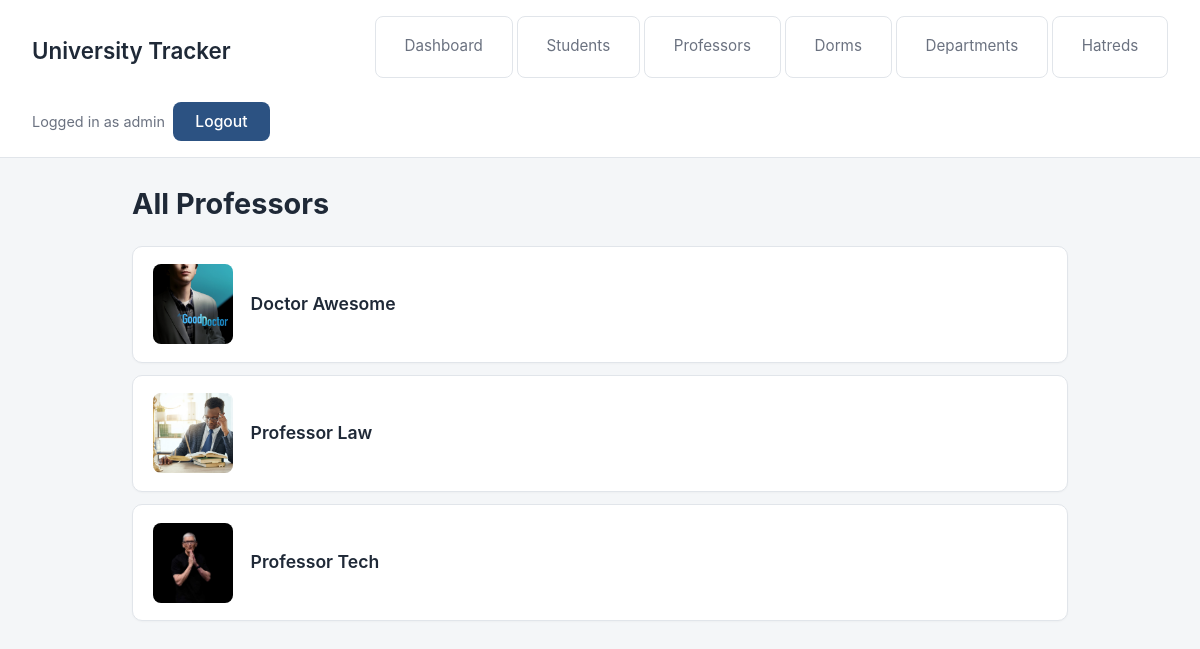
The page /project/professors/ (signed in) on the database its author committed.
### project/models.py (models this page shows, shortened)
class Professor(models.Model):
    title = models.TextField()
    surname = models.TextField()
    image_file = models.ImageField(upload_to='project/')

### project/views.py (the view)
# urls.py: path('professors/', ShowAllProfessorsView.as_view(), name='show_all_professors'),
class ShowAllProfessorsView(ProjectLoginRequiredMixin, AdminContextMixin, ListView):
    model = Professor
    template_name = 'project/show_all_professors.html'
    context_object_name = 'professors'

### project/views.py (called while the page is built)
    def get_context_data(self, **kwargs):
        context = super().get_context_data(**kwargs)
        user = self.request.user
        context['is_admin'] = (
            user.is_authenticated and Admin.objects.filter(user=user).exists()
        )
        return context

### project/templates/project/show_all_professors.html (shortened to what this page needs)
{% extends 'project/base.html' %}
{% block content %}
<div class="list-header">
    <h1>All Professors</h1>
</div>
<ul class="entity-list">
    {% for professor in professors %}
    <li>
        {% if professor.image_file %}
            <img class="thumb" src="{{ professor.image_file.url }}" alt="{{ professor.surname }}">
        {% else %}
            <div class="thumb-placeholder">{{ professor.surname|slice:":1" }}</div>
        {% endif %}
        <div class="body">
            <span class="title">{{ professor.title }} {{ professor.surname }}</span>
        </div>
    </li>
    {% empty %}
    <li class="empty">No professors on staff.</li>
    {% endfor %}
</ul>
{% endblock %}

### project/templates/project/base.html (shortened to what this page needs)
{% load static %}
<html>
    <head>
        <link rel="stylesheet" href="{% static 'styles-project.css' %}">
    </head>
    <body>
        <header>
            <h1><a href="{% url 'dashboard' %}">University Tracker</a></h1>
            <nav>
                <ul>
                    <li><a href="{% url 'dashboard' %}">Dashboard</a></li>
                    {% if user.is_authenticated %}
                        <li><a href="{% url 'show_all_students' %}">Students</a></li>
                        <li><a href="{% url 'show_all_professors' %}">Professors</a></li>
                        <li><a href="{% url 'show_all_dorms' %}">Dorms</a></li>
                        <li><a href="{% url 'show_all_departments' %}">Departments</a></li>
                        <li><a href="{% url 'show_all_hatreds' %}">Hatreds</a></li>
                    {% endif %}
                </ul>
            </nav>
            <div class="auth">
                {% if user.is_authenticated %}
                    <span>Logged in as {{ user.username }}</span>
                    <form method="post" action="{% url 'logout' %}" class="auth-form">
                        <button type="submit">Logout</button>
                    </form>
                {% else %}
                    <a href="{% url 'login' %}"><button type="button">Admin Login</button></a>
                {% endif %}
            </div>
        </header>
        <main>
            {% block content %}
            {% endblock %}
        </main>
    </body>
</html>

### static/styles-project.css (style rules this page uses)
:root { --bg: #f4f6f8; --surface: #ffffff; --border: #e1e5ea; --text: #1f2937; --muted: #6b7280; --accent: #2c5282; --accent-hover: #1f3a64; --danger: #b91c1c; --danger-bg: #fef2f2; }
* { box-sizing: border-box; }
body { margin: 0; background: var(--bg); color: var(--text); font-family: -apple-system, BlinkMacSystemFont, 'Segoe UI', Roboto, 'Helvetica Neue', sans-serif; line-height: 1.5; }
header { background: var(--surface); border-bottom: 1px solid var(--border); padding: 1rem 2rem; display: flex; flex-wrap: wrap; align-items: center; justify-content: space-between; gap: 1rem; }
header h1 { margin: 0; font-size: 1.4rem; }
header h1 a { color: var(--text); text-decoration: none; font-weight: 600; }
nav ul { margin: 0; padding: 0; list-style: none; display: flex; flex-wrap: wrap; gap: 0.25rem; }
nav a { display: inline-block; padding: 0.4rem 0.8rem; border-radius: 6px; color: var(--muted); text-decoration: none; font-size: 0.95rem; }
.auth { display: flex; align-items: center; gap: 0.5rem; color: var(--muted); font-size: 0.9rem; }
main { max-width: 1000px; margin: 1.5rem auto; padding: 0 2rem; }
.auth-form { display: inline; margin: 0; padding: 0; border: none; background: transparent; max-width: none; box-shadow: none; border-radius: 0; }
h1 { font-size: 1.8rem; margin-top: 1.5rem; }
a { color: var(--accent); text-decoration: none; }
ul { padding-left: 0; list-style: none; }
ul li { background: var(--surface); border: 1px solid var(--border); border-radius: 8px; padding: 0.75rem 1rem; margin-bottom: 0.5rem; }
ul li img { vertical-align: middle; border-radius: 6px; margin-right: 0.5rem; }
.list-header { display: flex; justify-content: space-between; align-items: center; flex-wrap: wrap; gap: 1rem; margin: 1.5rem 0 1.25rem 0; }
.list-header h1 { margin: 0; }
.entity-list { padding: 0; list-style: none; display: grid; gap: 0.75rem; margin: 0; }
.entity-list li { background: var(--surface); border: 1px solid var(--border); border-radius: 10px; padding: 1.1rem 1.25rem; display: flex; align-items: center; gap: 1.1rem; margin: 0; box-shadow: 0 1px 2px rgba(0,0,0,0.03); transition: box-shadow 0.15s ease, transform 0.15s ease; }
.entity-list .thumb { width: 80px; height: 80px; object-fit: cover; border-radius: 8px; flex-shrink: 0; background: var(--bg); margin: 0; }
.entity-list .body { flex: 1; display: flex; flex-direction: column; gap: 0.25rem; min-width: 0; }
.entity-list .title { font-size: 1.1rem; font-weight: 600; color: var(--text); line-height: 1.3; }
form { background: var(--surface); border: 1px solid var(--border); border-radius: 12px; padding: 2rem 2.25rem; margin: 0 auto 2rem auto; max-width: 640px; box-shadow: 0 1px 3px rgba(0,0,0,0.04); }
button, input[type="submit"] { background: var(--accent); color: #fff; border: none; border-radius: 8px; padding: 0.65rem 1.4rem; font-size: 0.98rem; font-weight: 500; cursor: pointer; font-family: inherit; transition: background 0.15s ease; }

### rows shown on the page
Professor: image_file (picture), title "Doctor", surname "Awesome"
Professor: image_file (picture), title "Professor", surname "Law"
Professor: image_file (picture), title "Professor", surname "Tech"

### other values the page prints
{{ user.username }} "admin"
